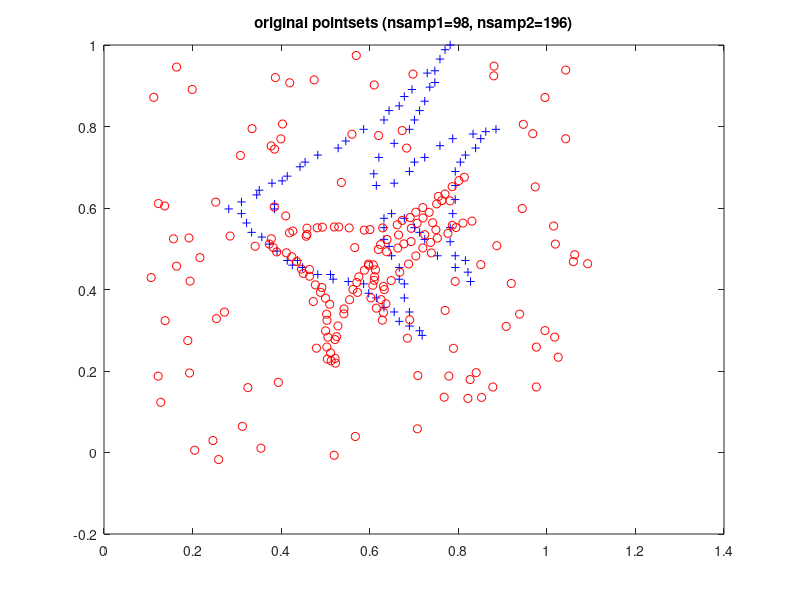

Write MATLAB code to recreate this figure. (Note: this script raises an error after producing the figure.)
% Shape Context Demo #1
% match two pointsets from Chui & Rangarajan

% uncomment out one of these commands to load in some shape data
%load save_fish_def_3_1.mat
%load save_fish_noise_3_2.mat
load save_fish_outlier_3_2.mat
X=x1;
Y=y2a;

display_flag=1;
mean_dist_global=[]; % use [] to estimate scale from the data
nbins_theta=12;
nbins_r=5;
nsamp1=size(X,1);
nsamp2=size(Y,1);
ndum1=0;
ndum2=0;
if nsamp2>nsamp1
   % (as is the case in the outlier test)
   ndum1=ndum1+(nsamp2-nsamp1);
end
eps_dum=0.15;
r_inner=1/8;
r_outer=2;
n_iter=5;
r=1; % annealing rate
beta_init=1;  % initial regularization parameter (normalized)

if display_flag
   [x,y]=meshgrid(linspace(0,1,18),linspace(0,1,36));
   x=x(:);y=y(:);M=length(x);
end

if display_flag
   figure(1)
   plot(x1(:,1),x1(:,2),'b+',y2a(:,1),y2a(:,2),'ro')
   title(['original pointsets (nsamp1=' int2str(nsamp1) ', nsamp2=' ...
       int2str(nsamp2) ')'])
   if 0
      h1=text(x1(:,1),x1(:,2),int2str((1:nsamp1)'));
      h2=text(y2a(:,1),y2a(:,2),int2str((1:nsamp2)'));  
      set(h2,'fontangle','italic');
   end
   drawnow
end

tps_iter_match_1
